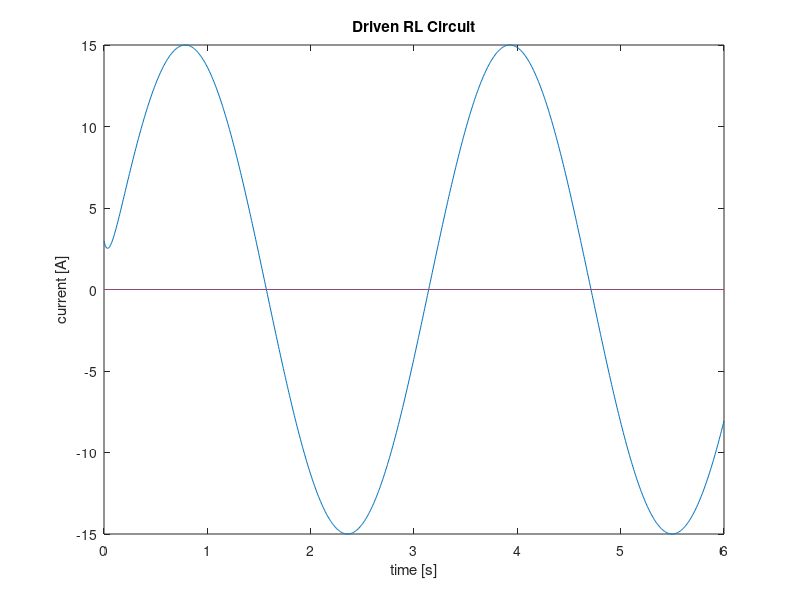

MATLAB code to generate this figure:
% Ron Guglielmone
% CME 102, Winter '15-16
% Stanford University
%
% Problem Set 2, #3
% RL Circuit

% Constants:
t0 = 0;
tf = 6;
I0 = 6;
L = 0.5;
R = 10;
E0 = 3;
w = 2;

t = linspace(t0, tf, 900);
n = length(t);
i = zeros(n);

for T = 1 : n
    
i(T)=((E0*L*R*sin(w*t(T))) - ((E0*L^2*w*cos(w*t(T))))...
    / (L^2*w^2*R^2)) + E0*exp(-R*t(T)/L);

end

plot(t,i);
title('Driven RL Circuit');
xlabel('time [s]');
ylabel('current [A]');
